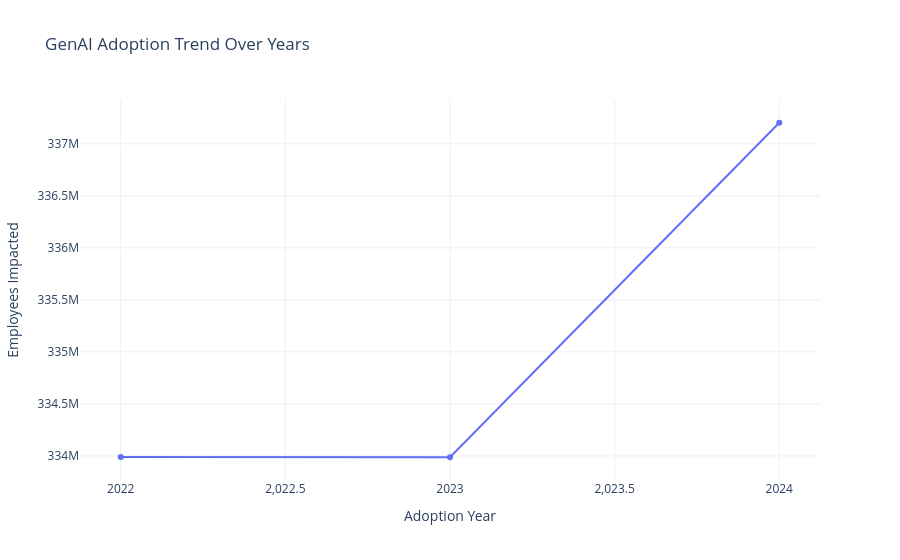

The cell this chart's notebook holds for it:
### Code cell
#GenAI Adoption Trend Over Years

year_trend = (
    df.groupby("Adoption Year")["Number of Employees Impacted"]
    .sum()
    .reset_index()
    .sort_values("Adoption Year")
)

fig3 = px.line(
    year_trend,
    x="Adoption Year",
    y="Number of Employees Impacted",
    markers=True,
    title="GenAI Adoption Trend Over Years"
)

fig3.update_layout(
    xaxis_title="Adoption Year",
    yaxis_title="Employees Impacted",
    template="plotly_white"
)

fig3.show()

### Figure 1 — Plotly figure (JSON) as saved in the notebook; plotly's stock layout.template omitted (floating-point values rounded to 4 significant figures)
{"data": [{"hovertemplate": "Adoption Year=%{x}<br>Number of Employees Impacted=%{y}<extra></extra>", "legendgroup": "", "line": {"color": "#636efa", "dash": "solid"}, "marker": {"symbol": "circle"}, "mode": "lines+markers", "name": "", "orientation": "v", "showlegend": false, "type": "scatter", "x": [2022, 2023, 2024], "xaxis": "x", "y": [333989446, 333987482, 337203092], "yaxis": "y"}], "layout": {"legend": {"tracegroupgap": 0}, "title": {"text": "GenAI Adoption Trend Over Years"}, "xaxis": {"anchor": "y", "domain": [0, 1], "title": {"text": "Adoption Year"}}, "yaxis": {"anchor": "x", "domain": [0, 1], "title": {"text": "Employees Impacted"}}}}
